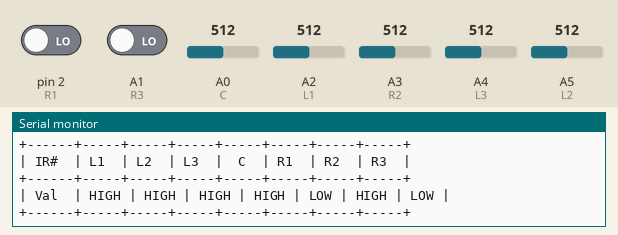
This sketch was run on a simulated Arduino Uno, built with avr-gcc and run on an emulated ATmega328P. On the bench: the last lines printed to the serial monitor. Inputs (shaded band) come from the test bench; at power-on: A0 (C) = 512, A2 (L1) = 512, A3 (R2) = 512, A4 (L3) = 512, A5 (L2) = 512, pin 2 (R1) LOW, A1 (R3) LOW.

Above: at 2.0 s.
2.1 s: A0 (C) set to 490
At 3.1 s:
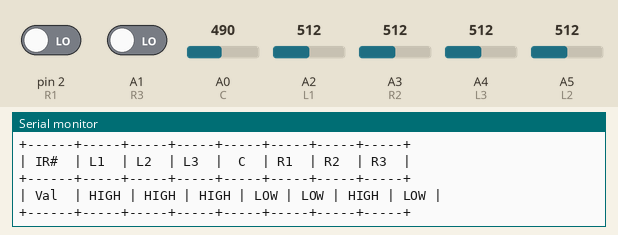
5.2 s: A2 (L1) set to 490
At 6.8 s:
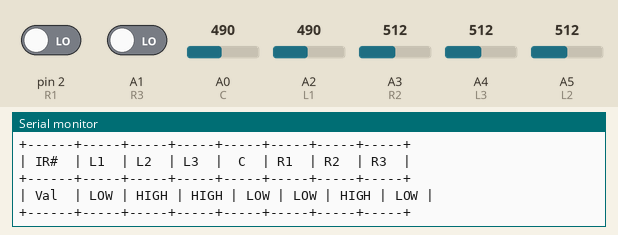
8.9 s: A3 (R2) set to 490
At 10.3 s:
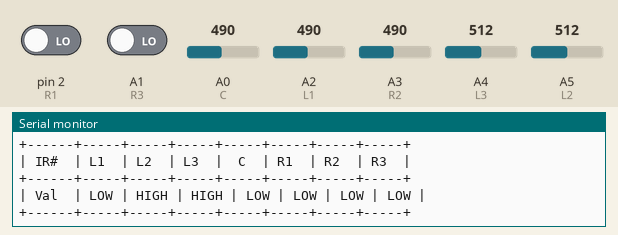
12.5 s: A4 (L3) set to 490
At 14.3 s:
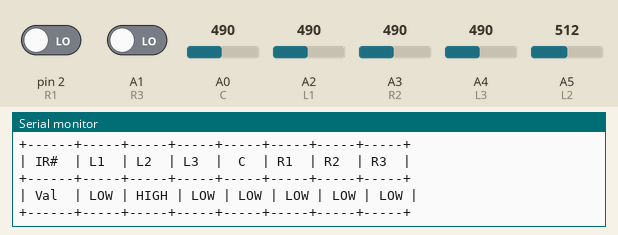
16.1 s: A5 (L2) set to 493
At 17.9 s:
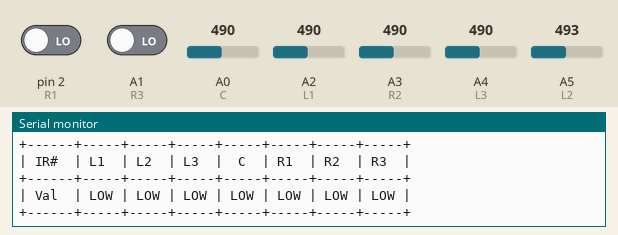

The sketch:

SENSOR_MAPPING.ino
```cpp
// Pin configuration
const int C = A0;
const int R3 = A1;
const int L1 = A2;
const int R2 = A3;
const int L3 = A4;
const int L2 = A5;
const int R1 = 2;

const int threshold = 500; // Define threshold for HIGH/LOW decision

void setup() {
  Serial.begin(9600); // Start serial communication
  pinMode(R1, INPUT); // R1 is digital
  pinMode(R3, INPUT); // R3 is digital
}

void loop() {
  // Read analog values from sensors
  int L1_val = analogRead(L1);
  int L2_val = analogRead(L2);
  int L3_val = analogRead(L3);
  int C_val  = analogRead(C);
  int R2_val = analogRead(R2);

  // Convert analog readings to HIGH/LOW based on threshold
  String L1_status = (L1_val > threshold) ? "HIGH" : "LOW";
  String L2_status = (L2_val > threshold) ? "HIGH" : "LOW";
  String L3_status = (L3_val > threshold) ? "HIGH" : "LOW";
  String C_status  = (C_val > threshold)  ? "HIGH" : "LOW";
  String R2_status = (R2_val > threshold) ? "HIGH" : "LOW";

  // Read digital values directly
  String R1_status = digitalRead(R1) ? "HIGH" : "LOW";
  String R3_status = digitalRead(R3) ? "HIGH" : "LOW";

  // Print header
  Serial.println("\n+------+-----+-----+-----+-----+-----+-----+-----+");
  Serial.println("| IR#  | L1  | L2  | L3  |  C  | R1  | R2  | R3  |");
  Serial.println("+------+-----+-----+-----+-----+-----+-----+-----+");

  // Print sensor status as HIGH/LOW
  Serial.print("| Val  | ");
  Serial.print(L1_status); Serial.print(" | ");
  Serial.print(L2_status); Serial.print(" | ");
  Serial.print(L3_status); Serial.print(" | ");
  Serial.print(C_status);  Serial.print(" | ");
  Serial.print(R1_status); Serial.print(" | ");
  Serial.print(R2_status); Serial.print(" | ");
  Serial.print(R3_status); Serial.println(" |");

  Serial.println("+------+-----+-----+-----+-----+-----+-----+-----+");

  delay(1000); // Delay for readability
}
```

Measured:
- after the input at 2.1 s, the serial monitor: prints a new line after 0.48 s (image 1)
- after the input at 5.2 s, the serial monitor: prints a new line after 1.0 s (image 2)
- after the input at 8.9 s, the serial monitor: prints a new line after 0.93 s (image 3)
- after the input at 12.5 s, the serial monitor: prints a new line after 0.95 s (image 4)
- after the input at 16.1 s, the serial monitor: prints a new line after 0.97 s (image 5)
